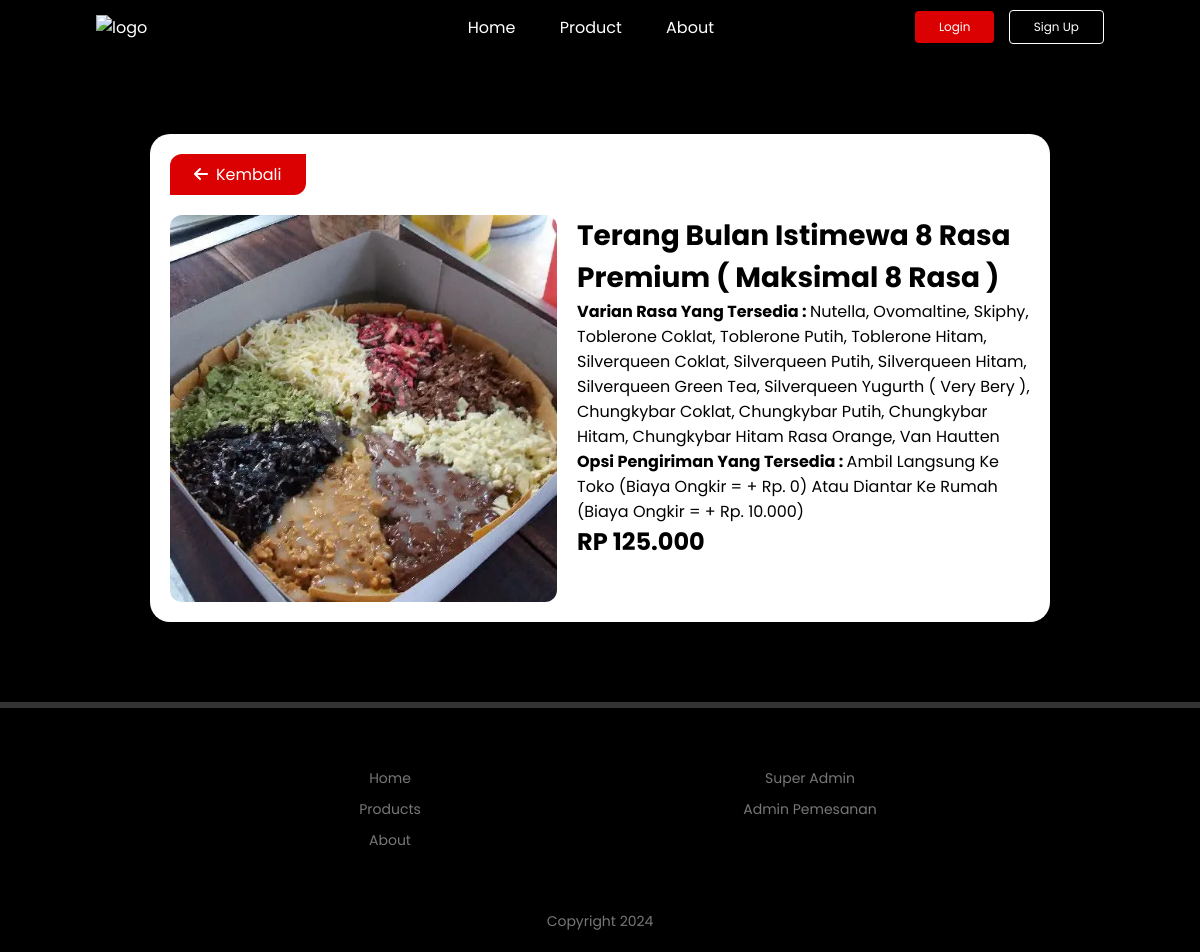
The app's page /home/detail-product-TBI-B-TBP8R.php?id_menu=67 with its own data.
### tables this page shows
CREATE TABLE `menu_martabak` (
  `id_menu` int(11) NOT NULL,
  `name_menu` varchar(200) DEFAULT NULL,
  `price` double DEFAULT NULL,
  `img_menu` varchar(200) DEFAULT '',
  `id_category` int(11) DEFAULT NULL,
  `no_varian` varchar(200) DEFAULT '',
  `stok` varchar(200) DEFAULT NULL
);

### home/detail-product-TBI-B-TBP8R.php (the view, shortened to what this page needs)
<!DOCTYPE html>
<html lang="en">
<head>
    <link rel="stylesheet" href="../style/style.css">
    <link rel="stylesheet" href="../style/styledashboardnew.css">
</head>
<body>
    <div class="product-nav">
        <nav>
            <img class="logo" src="../asset/logo.jpg" alt="logo">
            <ul id="MenuItems">
                <li><a href="./index.html">Home</a></li>
                <li><a href="./product.php">Product</a></li>
                <li><a href="./about.html">About</a></li>
            </ul>
            <div>
              <a href="../login/login.php"><button id="loginButton">Login</button></a>
              <a href="../login/register.php"><button class="lang-btn" id="signUpButton">Sign Up</button></a>
            </div>
        </nav>
    </div>
    <?php
		        include '../conn.php';
		        $id_menu = $_GET['id_menu'];
		        $data = mysqli_query($conn,"select * from menu_martabak where id_menu='$id_menu'");
		        while($d = mysqli_fetch_array($data)){
              $price=$d['price'];
	          ?>
    <section class="menu-content">
            <a href="./product.php" class="back-btn"><i class="fa fa-arrow-left"></i>Kembali</a>
            <form action="../login/login.php" method="post">
            <div class="detail-card">
                <img src="../asset/<?php echo $d['img_menu']; ?>" name="img_menu" alt="">
                <div class="detail-card-content">
                     <h2 name="name_menu"><?php echo $d['name_menu']; ?></h2>
                     <?php
                        $sql = "select nama_varian from varian_rasa where id_varian BETWEEN 1 AND 16";
                        $result = $conn->query($sql);
                        $ids = array();
                        if ($result->num_rows > 0) {
                            while($row = $result->fetch_assoc()) {
                                $ids[] = $row["nama_varian"];
                            }
                        } else {
                            echo "0 results";
                        }
                        $ids_string = implode(", ", $ids);
                     ?>
                     <p><strong>Varian Rasa Yang Tersedia : </strong><?php echo $ids_string; ?></p>
                     <p><strong>Opsi Pengiriman Yang Tersedia : </strong>Ambil Langsung Ke Toko (Biaya Ongkir = + Rp. 0)
                     Atau Diantar Ke Rumah (Biaya Ongkir = + Rp. 10.000)</p>
                    <div class="flex-price">
                      <h1 name="price"><?php echo "Rp " . number_format("$price", 0, ",", "."); ?></h1>
                    </div>
                    <?php
	                  }
	                  ?>
                </div>
            </div>
          </section>
    <div class="footer">
        <div class="row">
            <div class="col">
                <a href="./index.html">Home</a>
                <a href="./product.php">Products</a>
                <a href="./about.html">About</a>
            </div>
            <div class="col">
              <a href="../admin/login-admin-global.php">Super Admin</a>
              <a href="../admin/login-admin-pemesanan.php">Admin Pemesanan</a>
            </div>
        </div>
        <p class="copyright-text">Copyright 2024</p>
    </div>
</body>
</html>

### style/style.css (style rules this page uses)
* { margin: 0; padding: 0; box-sizing: border-box; font-family: 'Poppins', sans-serif; }
body { background-color: #000; color: #fff; }
nav { display: flex; align-items: center; justify-content: space-between; backdrop-filter: blur(2px); }
.logo { width: 80px; cursor: pointer; margin-right: 10%; }
nav button { border: none; outline: none; background-color: #db0001; color: #fff; padding: 7px 24px; font-size: 12px; border-radius: 4px; margin-left: 10px; cursor: pointer; }
nav ul { display: inline-block; list-style-type: none; }
nav ul li { display: inline-block; margin-right: 20px; margin-left: 20px; }
nav ul li a { text-decoration: none; color: #fff; }
.lang-btn { background: transparent; border: 1px solid #fff; padding: 7px 24px; }
.row { display: flex; align-items: center; width: 100%; flex-wrap: wrap; padding: 50px 0; }
.footer { padding: 50px 15% 10px; border-top: 6px solid #333; color: #777; }
.footer .col { flex-basis: 25%; flex-grow: 1; margin-bottom: 20px; }
.footer .col a { display: block; color: #777; font-size: 14px; margin-bottom: 10px; text-decoration: none; text-align: center; }
.footer .row { align-items: flex-start; padding: 10px 0px; }
.copyright-text { font-size: 14px; margin-top: 20px; margin-bottom: 10px; text-align: center; }
.product-nav { width: 100%; position: relative; padding: 10px 8%; }

### style/styledashboardnew.css (style rules this page uses)
.menu-content { height: auto; margin: 80px 150px 80px 150px; background-color: #fff; padding: 20px; border-radius: 20px; display: flex; flex-direction: column; align-items: flex-start; box-shadow: 0 20px 35px rgba(0, 0, 0, 0.1); justify-content: space-around; color: black; }
.menu-content h1 { font-size: 24px; font-family: "Poppins", sans-serif; text-transform: uppercase; }
.back-btn { padding: 8px 24px; margin-bottom: 20px; background-color: #db0001; color: #fff; border-radius: 12px 0; cursor: pointer; text-decoration: none; }
.back-btn i { margin-right: 8px; }
.detail-card { display: flex; flex-wrap: nowrap; align-items: flex-start; width: 100%; flex-direction: row; }
.detail-card img { width: 45%; border-radius: 12px; margin-right: 20px; }
.detail-card .detail-card-content { width: auto; display: flex; flex-direction: column; align-items: flex-start; height: auto; }
.detail-card .detail-card-content h2 { font-size: 28px; }

### records on screen
menu_martabak: img_menu (picture), name_menu "Terang Bulan Istimewa 8 Rasa Premium ( Maksimal 8 Rasa )", ids_string "Nutella, Ovomaltine, Skiphy, Toblerone Coklat, Toblerone Putih, Toblerone Hitam, Silverqueen Coklat, Silverqueen Putih, Silverqueen Hitam, Silverqueen Green Tea, Silverqueen Yugurth ( Very Bery ), Chungkybar Coklat, Chungkybar Putih, Chungkybar Hitam, Chungkybar Hitam Rasa Orange, Van Hautten", price "125.000"
